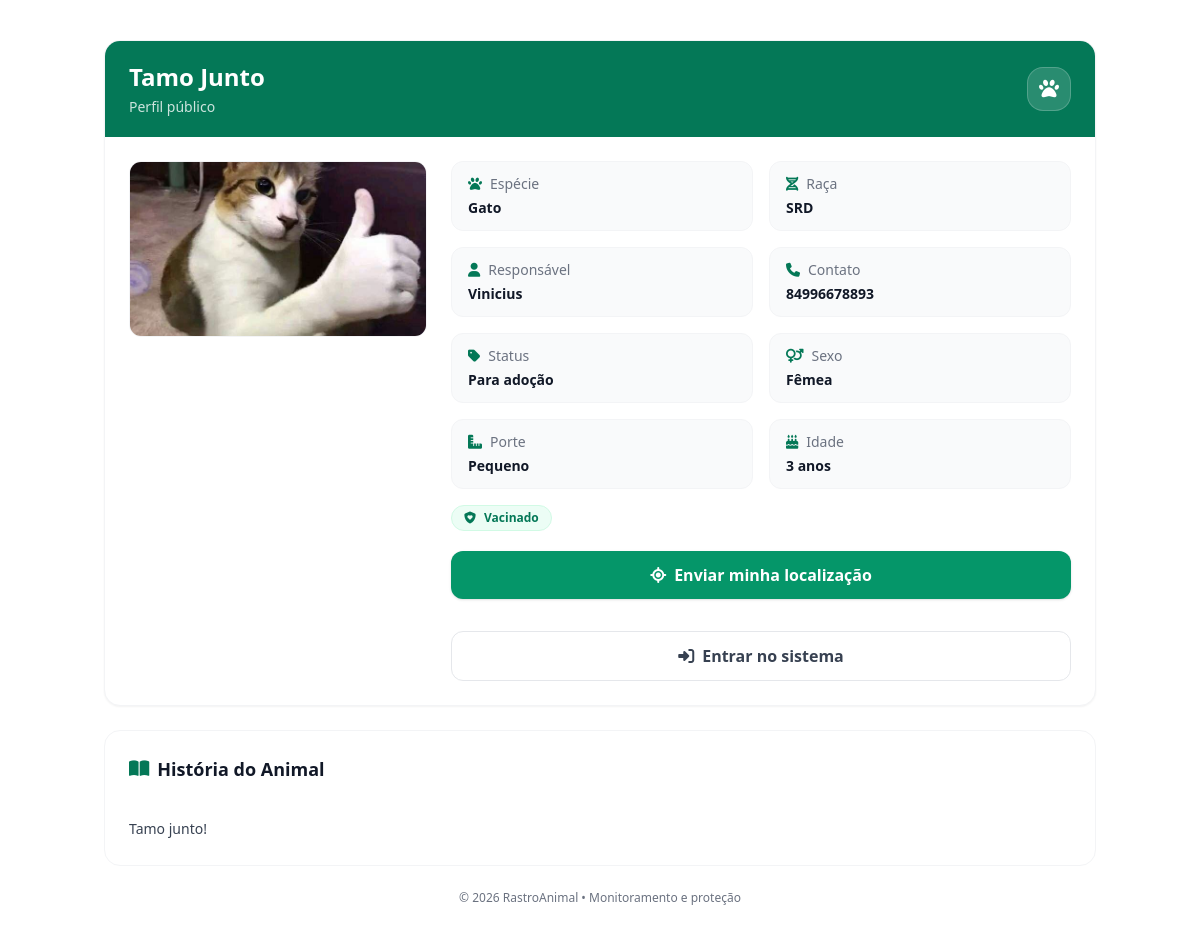
The app's page /animal/5/ with its own data.
### animals/models.py (models this page shows, shortened)
class Animal(models.Model):
    STATUS = (
        ("ADOCAO", "Para adoção"),
        ("ADOTADO", "Adotado"),
        ("PERDIDO", "Perdido"),
        ("TRATAMENTO", "Em tratamento"),
    )
    SEXO = (
        ("M", "Macho"),
        ("F", "Fêmea"),
        ("N", "Não informado"),
    )
    PORTE = (
        ("P", "Pequeno"),
        ("M", "Médio"),
        ("G", "Grande"),
        ("N", "Não informado"),
    )
    APROVACAO_CHOICES = (
        ("APROVADO", "Aprovado"),
        ("PENDENTE", "Pendente"),
        ("REJEITADO", "Rejeitado"),
    )
    nome = models.CharField(max_length=100)
    especie = models.CharField(max_length=50)
    raca = models.CharField(max_length=50)
    status = models.CharField(max_length=20, choices=STATUS, default="ADOCAO")
    sexo = models.CharField(max_length=1, choices=SEXO, default="N")
    porte = models.CharField(max_length=1, choices=PORTE, default="N")
    vacinado = models.BooleanField(default=False)
    castrado = models.BooleanField(default=False)
    idade_anos = models.PositiveSmallIntegerField(blank=True, null=True)
    idade_meses = models.PositiveSmallIntegerField(blank=True, null=True)
    historia = models.TextField(blank=True, null=True)
    responsavel = models.ForeignKey(
        User,
        on_delete=models.CASCADE,
        related_name="animais"
    )
    foto = models.ImageField(upload_to='animais/', blank=True, null=True)
    qr_code = models.ImageField(upload_to='qrcodes/', blank=True, null=True)
    aprovacao_status = models.CharField(
        max_length=10,
        choices=APROVACAO_CHOICES,
        default="APROVADO",
        db_index=True,
    )
    aprovado_por = models.ForeignKey(
        settings.AUTH_USER_MODEL,
        null=True,
        blank=True,
        on_delete=models.SET_NULL,
        related_name="animais_aprovados",
    )
    aprovacao_data = models.DateTimeField(null=True, blank=True)
    aprovacao_motivo = models.CharField(max_length=255, blank=True, default="")

class Perfil(models.Model):
    TIPOS = (
        ('ADMIN', 'Administrador'),
        ('ONG', 'ONG'),
        ('PROTETOR', 'Protetor'),
        ('COMUM', 'Usuário Comum'),
    )
    STATUS_SOLIC = (
        ("NENHUMA", "Nenhuma"),
        ("PENDENTE", "Pendente"),
        ("APROVADO", "Aprovado"),
        ("REJEITADO", "Rejeitado"),
    )
    user = models.OneToOneField(User, on_delete=models.CASCADE)
    tipo = models.CharField(max_length=20, choices=TIPOS, default="COMUM")
    telefone = models.CharField(max_length=20, blank=True, null=True)
    solicitacao_tipo = models.CharField(max_length=20, choices=TIPOS, blank=True, null=True)
    solicitacao_status = models.CharField(max_length=20, choices=STATUS_SOLIC, default="NENHUMA")
    solicitacao_data = models.DateTimeField(blank=True, null=True)
    ong_cnpj = models.CharField(max_length=18, blank=True, null=True)
    ong_representante_legal = models.CharField(max_length=120, blank=True, null=True)
    protetor_cpf = models.CharField(max_length=14, blank=True, null=True)

### animals/views.py (the view)
# urls.py: path("animal/<int:id>/", views.animal_public_detail, name="animal_public_detail"),  # público (QR)
def animal_public_detail(request, id):
    animal = get_object_or_404(Animal, id=id, aprovacao_status="APROVADO")
    perfil_responsavel = get_perfil(animal.responsavel)
    return render(request, "animals/public_detail.html", {
        "animal": animal,
        "perfil_responsavel": perfil_responsavel
    })

### animals/context_processors.py (called while the page is built)
def notificacoes_context(request):
    if request.user.is_authenticated:
        count = Notificacao.objects.filter(
            usuario=request.user,
            lida=False
        ).count()
    else:
        count = 0
    return {
        "notificacoes_nao_lidas": count
    }

### animals/views.py (called while the page is built)
def get_perfil(user):
    perfil, _ = Perfil.objects.get_or_create(user=user, defaults={"tipo": "COMUM"})
    return perfil

### animals/templates/animals/public_detail.html (shortened to what this page needs)
{% extends "base_public.html" %}
{% load tz %}
{% block content %}
<div class="max-w-5xl mx-auto px-4 py-10">
  <div class="bg-white rounded-2xl shadow-sm border border-gray-100 overflow-hidden">
    <div class="px-6 py-5 bg-emerald-700 text-white flex items-center justify-between">
      <div>
        <h1 class="text-2xl font-extrabold">{{ animal.nome }}</h1>
        <p class="text-white/80 text-sm mt-1">Perfil público</p>
      </div>
      <div class="w-11 h-11 rounded-2xl bg-white/15 border border-white/20 flex items-center justify-center">
        <i class="fa-solid fa-paw text-xl"></i>
      </div>
    </div>
    <div class="p-6">
      <div class="grid grid-cols-1 md:grid-cols-3 gap-6 items-start">
        <div class="md:col-span-1">
          {% if animal.foto %}
            <img src="{{ animal.foto.url }}"
                 class="w-full h-44 object-cover rounded-xl border border-gray-100"
                 alt="Foto do animal">
          {% else %}
            <img src="https://placehold.co/900x700?text=Sem+Foto"
                 class="w-full h-44 object-cover rounded-xl border border-gray-100"
                 alt="Sem foto">
          {% endif %}
        </div>
        <div class="md:col-span-2">
          <div class="grid grid-cols-1 sm:grid-cols-2 gap-4 text-sm">
            <div class="rounded-xl border border-gray-100 bg-gray-50 px-4 py-3">
              <div class="text-gray-500 flex items-center gap-2">
                <i class="fa-solid fa-paw text-emerald-700"></i> Espécie
              </div>
              <div class="font-extrabold text-gray-900 mt-1">{{ animal.especie }}</div>
            </div>
            <div class="rounded-xl border border-gray-100 bg-gray-50 px-4 py-3">
              <div class="text-gray-500 flex items-center gap-2">
                <i class="fa-solid fa-dna text-emerald-700"></i> Raça
              </div>
              <div class="font-extrabold text-gray-900 mt-1">{{ animal.raca }}</div>
            </div>
            <div class="rounded-xl border border-gray-100 bg-gray-50 px-4 py-3">
              <div class="text-gray-500 flex items-center gap-2">
                <i class="fa-solid fa-user text-emerald-700"></i> Responsável
              </div>
              <div class="font-extrabold text-gray-900 mt-1">{{ animal.responsavel.username }}</div>
            </div>
            <div class="rounded-xl border border-gray-100 bg-gray-50 px-4 py-3">
              <div class="text-gray-500 flex items-center gap-2">
                <i class="fa-solid fa-phone text-emerald-700"></i> Contato
              </div>
              <div class="font-extrabold text-gray-900 mt-1">
                {% if perfil_responsavel.telefone %}
                  {{ perfil_responsavel.telefone }}
                {% else %}
                  Não informado
                {% endif %}
              </div>
            </div>
            <div class="rounded-xl border border-gray-100 bg-gray-50 px-4 py-3">
              <div class="text-gray-500 flex items-center gap-2">
                <i class="fa-solid fa-tag text-emerald-700"></i> Status
              </div>
              <div class="font-extrabold text-gray-900 mt-1">
                {{ animal.get_status_display }}
              </div>
            </div>
            <div class="rounded-xl border border-gray-100 bg-gray-50 px-4 py-3">
              <div class="text-gray-500 flex items-center gap-2">
                <i class="fa-solid fa-venus-mars text-emerald-700"></i> Sexo
              </div>
              <div class="font-extrabold text-gray-900 mt-1">
                {{ animal.get_sexo_display }}
              </div>
            </div>
            <div class="rounded-xl border border-gray-100 bg-gray-50 px-4 py-3">
              <div class="text-gray-500 flex items-center gap-2">
                <i class="fa-solid fa-ruler-combined text-emerald-700"></i> Porte
              </div>
              <div class="font-extrabold text-gray-900 mt-1">
                {{ animal.get_porte_display }}
              </div>
            </div>
            <div class="rounded-xl border border-gray-100 bg-gray-50 px-4 py-3">
              <div class="text-gray-500 flex items-center gap-2">
                <i class="fa-solid fa-cake-candles text-emerald-700"></i> Idade
              </div>
              <div class="font-extrabold text-gray-900 mt-1">
                {% if animal.idade_anos %}{{ animal.idade_anos }} anos{% endif %}
              </div>
            </div>
          </div>
          <div class="mt-4 flex flex-wrap gap-3">
            {% if animal.vacinado %}
              <span class="inline-flex items-center gap-2 rounded-full bg-emerald-50 text-emerald-700 border border-emerald-100 px-3 py-1 text-xs font-bold">
                <i class="fa-solid fa-shield-heart"></i> Vacinado
              </span>
            {% endif %}
          </div>
          <div class="mt-5 flex flex-col gap-4">
            {% if animal.status == "PERDIDO" %}
              <div class="space-y-3">
                <input id="contato"
                       class="w-full rounded-xl border border-gray-300 bg-gray-50 px-3 py-2.5"
                       placeholder="Seu contato (WhatsApp/telefone/e-mail)">
                <textarea id="mensagem"
                          rows="3"
                          class="w-full rounded-xl border border-gray-300 bg-gray-50 px-3 py-2.5"
                          placeholder="Mensagem opcional (ex: estou com o animal agora)"></textarea>
                <button id="btn-encontrei"
                        class="w-full inline-flex items-center justify-center gap-2 rounded-xl bg-red-600 px-4 py-3 text-white font-semibold hover:bg-red-700 transition shadow">
                  <i class="fa-solid fa-hand-holding-heart"></i>
                  Encontrei
                </button>
                <p id="status-encontrei" class="text-xs text-gray-500"></p>
              </div>
            {% else %}
              <button id="btn-localizacao"
                      class="inline-flex items-center justify-center gap-2 rounded-xl bg-emerald-600 px-4 py-3 text-white font-semibold hover:bg-emerald-700 transition shadow">
                <i class="fa-solid fa-location-crosshairs"></i>
                Enviar minha localização
              </button>
            {% endif %}
            <a href="{% url 'account_login' %}"
               class="inline-flex items-center justify-center gap-2 rounded-xl border border-gray-200 bg-white px-4 py-3 text-gray-700 font-semibold hover:bg-gray-50 transition">
              <i class="fa-solid fa-right-to-bracket"></i>
              Entrar no sistema
            </a>
          </div>
        </div>
      </div>
    </div>
  </div>
  {% if animal.historia %}
  <div class="mt-6 bg-white rounded-2xl border border-gray-100 p-6">
    <h3 class="text-lg font-extrabold text-gray-900 flex items-center gap-2 mb-3">
      <i class="fa-solid fa-book-open text-emerald-700"></i>
      História do Animal
    </h3>
    <p class="text-sm text-gray-700 leading-relaxed whitespace-pre-line">
      {{ animal.historia }}
    </p>
  </div>
  {% endif %}
  <p class="text-center text-xs text-gray-500 mt-6">
    © {% now "Y" %} RastroAnimal • Monitoramento e proteção
  </p>
</div>
{% endblock %}

### records on screen
Animal: nome "Tamo Junto", foto (picture), especie "Gato", raca "SRD", responsavel.username "Vinicius", status "Para adoção", sexo "Fêmea", porte "Pequeno", idade_anos "3", historia "Tamo junto!"
Perfil: telefone "84996678893"
